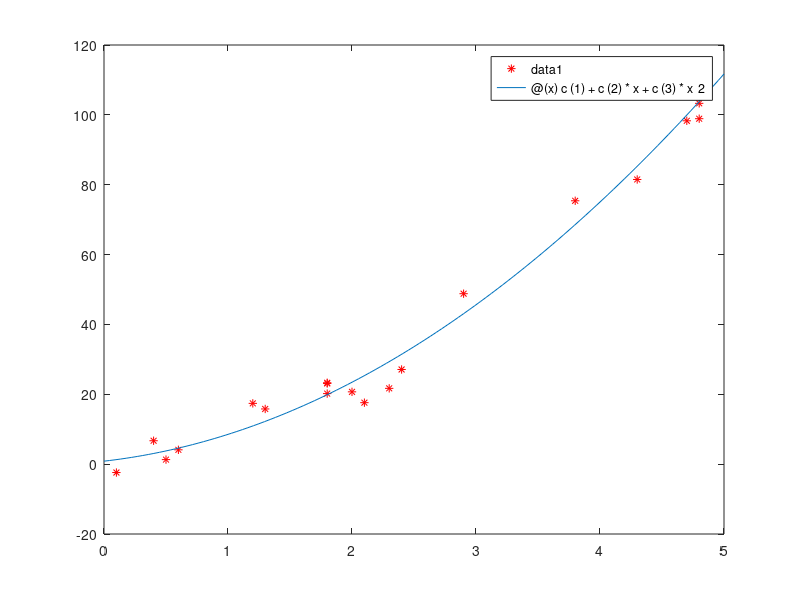

Here is the MATLAB script that generated this plot:
x = [4.8, 2.3, 2.4, 1.8, 4.7, 1.8, 0.6, 3.8, 2.0, 1.3, 2.1, 0.4, 0.5, 4.8, 4.8,  2.9, 0.1, 1.2, 1.8, 4.3]';
y = [98.9, 21.7, 27.1, 20.2, 98.3, 23.3, 4.1, 75.4, 20.7, 15.8, 17.6, 6.7, 1.3, 103.3, 110.6, 48.8, -2.4, 17.4, 23.1, 81.5]';
A = [];
e = [];

%% Construct A matrix
for i = 1:numel(x)
  A = [A; 1, x(i), x(i)^2];
end

%% Calculate coefficients
c = inv(A'*A)*A'*y;

%% Define function
f = @(x) c(1) + c(2)*x + c(3)*x^2;

%% Display measure of fitness ||e||_2^2 = e1^2 + e2^2 + ... + en^2
for i = [x';1:numel(x)]
  e = [e (f(i(1)) - y(i(2)))^2];
end

E = sum(e);                                                                     % Sum the error terms

display(sprintf("The measure of error is %f", E));

%% Plot data
plot(x,y,'r*');
hold on;

%% Plot fitted curve
fplot(f, [0, 5]);
hold off;
